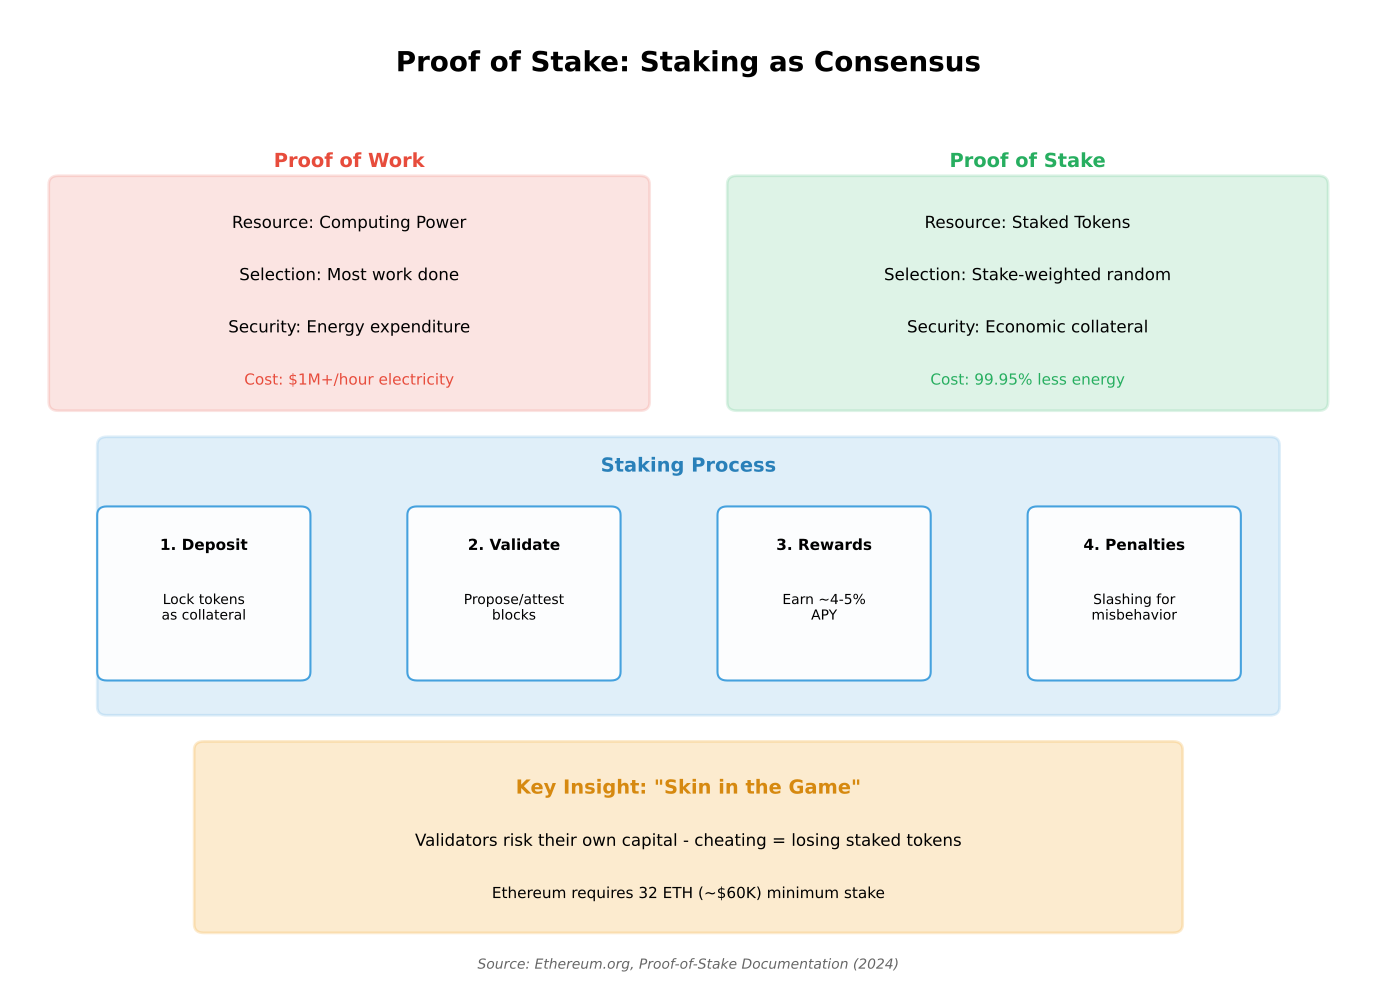

The script that saved this image:
"""
Staking Concept
Illustrates how Proof of Stake consensus works

Output: staking_concept.pdf
Module: module_02_blockchain
Lesson: 17 - Proof of Stake
"""

from pathlib import Path
import matplotlib.pyplot as plt
import matplotlib.patches as mpatches
import numpy as np

CHART_METADATA = {
    'title': 'Staking Concept',
    'module': 'module_02_blockchain',
    'lesson': 17,
    'url': 'https://github.com/Digital-AI-Finance/digital-finance/tree/main/module_02_blockchain/figures/staking_concept'
}

plt.rcParams.update({
    'font.size': 14,
    'axes.labelsize': 14,
})

def create_chart():
    """Create staking concept diagram"""
    fig, ax = plt.subplots(figsize=(14, 10))
    ax.set_xlim(0, 14)
    ax.set_ylim(0, 11)
    ax.axis('off')

    # Title
    ax.text(7, 10.3, 'Proof of Stake: Staking as Consensus', fontsize=20, fontweight='bold', ha='center')

    # PoW vs PoS comparison
    ax.text(3.5, 9.2, 'Proof of Work', fontsize=14, fontweight='bold', color='#E74C3C', ha='center')
    ax.text(10.5, 9.2, 'Proof of Stake', fontsize=14, fontweight='bold', color='#27AE60', ha='center')

    # PoW box
    pow_box = mpatches.FancyBboxPatch((0.5, 6.5), 6, 2.5,
                                       boxstyle='round,pad=0.1',
                                       facecolor='#E74C3C', alpha=0.15,
                                       edgecolor='#E74C3C', lw=2)
    ax.add_patch(pow_box)
    ax.text(3.5, 8.5, 'Resource: Computing Power', ha='center', fontsize=12)
    ax.text(3.5, 7.9, 'Selection: Most work done', ha='center', fontsize=12)
    ax.text(3.5, 7.3, 'Security: Energy expenditure', ha='center', fontsize=12)
    ax.text(3.5, 6.7, 'Cost: $1M+/hour electricity', ha='center', fontsize=11, color='#E74C3C')

    # PoS box
    pos_box = mpatches.FancyBboxPatch((7.5, 6.5), 6, 2.5,
                                       boxstyle='round,pad=0.1',
                                       facecolor='#27AE60', alpha=0.15,
                                       edgecolor='#27AE60', lw=2)
    ax.add_patch(pos_box)
    ax.text(10.5, 8.5, 'Resource: Staked Tokens', ha='center', fontsize=12)
    ax.text(10.5, 7.9, 'Selection: Stake-weighted random', ha='center', fontsize=12)
    ax.text(10.5, 7.3, 'Security: Economic collateral', ha='center', fontsize=12)
    ax.text(10.5, 6.7, 'Cost: 99.95% less energy', ha='center', fontsize=11, color='#27AE60')

    # Staking process
    process_box = mpatches.FancyBboxPatch((1, 3), 12, 3,
                                           boxstyle='round,pad=0.1',
                                           facecolor='#3498DB', alpha=0.15,
                                           edgecolor='#3498DB', lw=2)
    ax.add_patch(process_box)
    ax.text(7, 5.7, 'Staking Process', ha='center', fontsize=14, fontweight='bold', color='#2980B9')

    # Steps
    steps = [
        ('1. Deposit', 'Lock tokens\nas collateral'),
        ('2. Validate', 'Propose/attest\nblocks'),
        ('3. Rewards', 'Earn ~4-5%\nAPY'),
        ('4. Penalties', 'Slashing for\nmisbehavior'),
    ]

    for i, (title, desc) in enumerate(steps):
        x = 2 + i * 3.2
        step_box = mpatches.FancyBboxPatch((x-1, 3.4), 2, 1.8,
                                            boxstyle='round,pad=0.1',
                                            facecolor='white', alpha=0.9,
                                            edgecolor='#3498DB', lw=1.5)
        ax.add_patch(step_box)
        ax.text(x, 4.8, title, ha='center', fontsize=11, fontweight='bold')
        ax.text(x, 4.0, desc, ha='center', fontsize=10)

    # Key insight
    insight_box = mpatches.FancyBboxPatch((2, 0.5), 10, 2,
                                           boxstyle='round,pad=0.1',
                                           facecolor='#F39C12', alpha=0.2,
                                           edgecolor='#F39C12', lw=2)
    ax.add_patch(insight_box)
    ax.text(7, 2.0, 'Key Insight: "Skin in the Game"', ha='center', fontsize=14, fontweight='bold', color='#D68910')
    ax.text(7, 1.4, 'Validators risk their own capital - cheating = losing staked tokens', ha='center', fontsize=12)
    ax.text(7, 0.8, 'Ethereum requires 32 ETH (~$60K) minimum stake', ha='center', fontsize=11)

    # Source
    fig.text(0.5, 0.02, 'Source: Ethereum.org, Proof-of-Stake Documentation (2024)',
            fontsize=10, ha='center', style='italic', color='#666666')

    plt.tight_layout()

    output_path = Path(__file__).parent / 'staking_concept.pdf'
    plt.savefig(output_path, format='pdf', dpi=300, bbox_inches='tight')
    plt.close()
    print(f"Chart saved to: {output_path}")
    return output_path

if __name__ == '__main__':
    create_chart()
